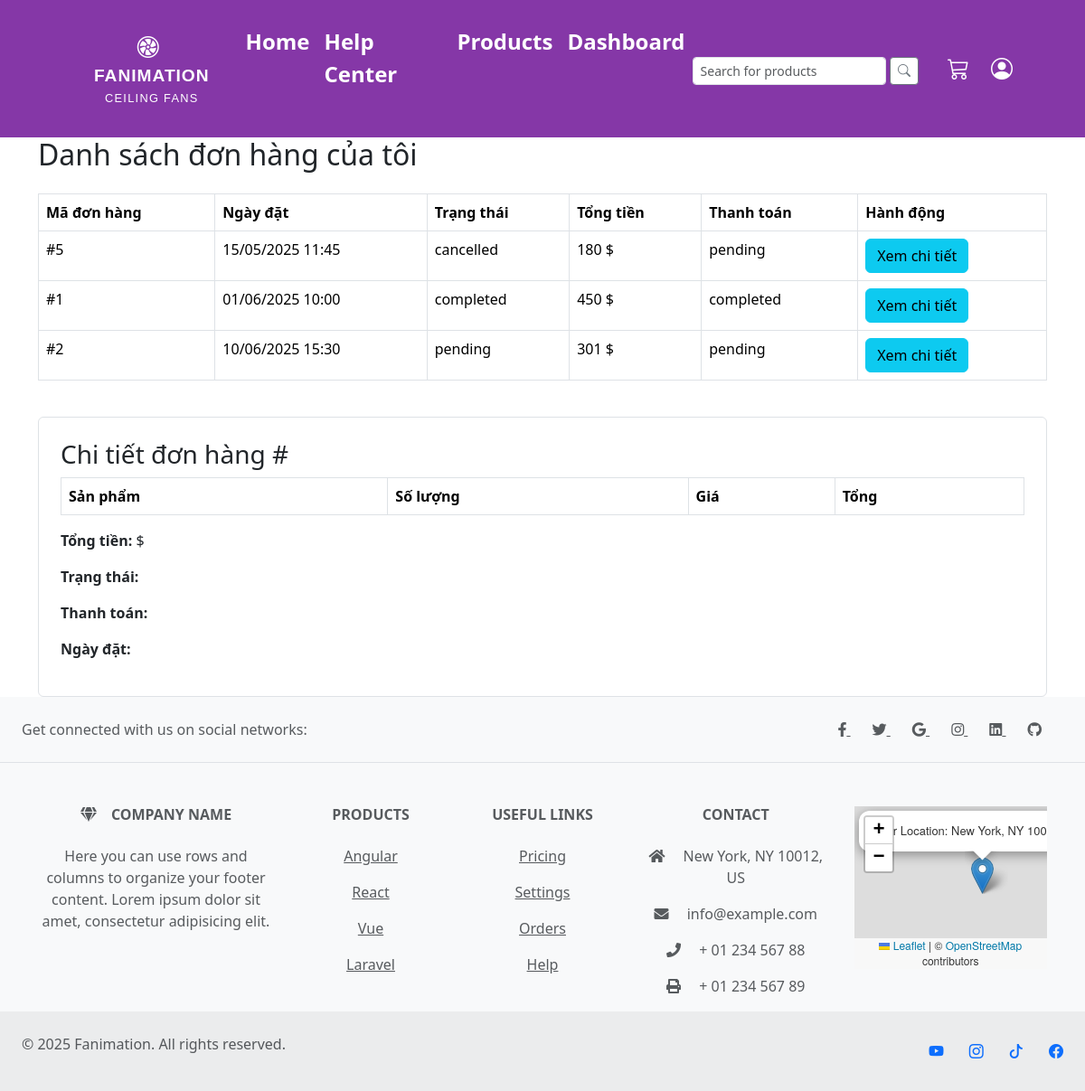
Page /pages/cart/my_order.php (signed in) on the committed database.
### tables this page shows
CREATE TABLE orders (
    id INT AUTO_INCREMENT PRIMARY KEY,
    user_id INT,
    status ENUM('pending', 'processing', 'shipped', 'completed', 'cancelled') DEFAULT 'pending',
    created_at TIMESTAMP DEFAULT CURRENT_TIMESTAMP,
    fullname VARCHAR(100) NOT NULL,
    email VARCHAR(100) NOT NULL,
    phone_number VARCHAR(20),
    address TEXT NOT NULL,
    note TEXT,
    total_money DECIMAL(10,2) NOT NULL,
    payment_status ENUM('pending', 'completed') DEFAULT 'pending',
    FOREIGN KEY (user_id) REFERENCES users(id)
)AUTO_INCREMENT = 1;

### pages/cart/my_order.php (the view, shortened to what this page needs)
<?php
$user_id = isset($_SESSION['user_id']) ? (int)$_SESSION['user_id'] : null;
$session_id = !$user_id ? session_id() : null;
$identifier = $user_id ? 'user_id' : 'session_id';
$identifier_value = $user_id ?: $session_id;
$limit = 5;
$offset = 0;
$sql = "SELECT o.id, o.created_at, o.status, o.total_money, o.payment_status
        FROM orders o
        WHERE o.$identifier = ?
        ORDER BY o.created_at ASC
        LIMIT ? OFFSET ?";
$stmt = mysqli_prepare($conn, $sql);
$param_type = $user_id ? 'iii' : 'isi';
mysqli_stmt_bind_param($stmt, $param_type, $identifier_value, $limit, $offset);
mysqli_stmt_execute($stmt);
$result = mysqli_stmt_get_result($stmt);
$orders = [];
while ($row = mysqli_fetch_assoc($result)) {
    $orders[] = $row;
}
?>
<div class="container mx-auto p-6">
    <h2 class="text-xl font-bold mb-4">Danh sách đơn hàng của tôi</h2>
    <?php if (empty($orders)): ?>
        <p class="text-gray-600">Bạn chưa có đơn hàng nào.</p>
    <?php else: ?>
        <div class="overflow-x-auto">
            <table class="table table-bordered" id="ordersTable">
                <thead>
                    <tr>
                        <th>Mã đơn hàng</th>
                        <th>Ngày đặt</th>
                        <th>Trạng thái</th>
                        <th>Tổng tiền</th>
                        <th>Thanh toán</th>
                        <th>Hành động</th>
                    </tr>
                </thead>
                <tbody id="ordersBody">
                    <?php foreach ($orders as $order): ?>
                        <tr data-order-id="<?php echo htmlspecialchars($order['id']); ?>" class="order-row">
                            <td>#<?php echo htmlspecialchars($order['id']); ?></td>
                            <td><?php echo htmlspecialchars(date('d/m/Y H:i', strtotime($order['created_at']))); ?></td>
                            <td><?php echo htmlspecialchars($order['status']); ?></td>
                            <td><?php echo number_format($order['total_money'], 0, '', '.'); ?> $</td>
                            <td><?php echo htmlspecialchars($order['payment_status']); ?></td>
                            <td><button class="btn btn-info btn-view-details" data-order-id="<?php echo htmlspecialchars($order['id']); ?>">Xem chi tiết</button></td>
                        </tr>
                    <?php endforeach; ?>
                </tbody>
            </table>
        </div>
        <div id="orderDetails" class="mt-4 p-4 border rounded bg-gray-50 hidden">
            <h3 class="text-lg font-semibold mb-2">Chi tiết đơn hàng #<span id="detailOrderId"></span></h3>
            <table class="table table-bordered w-full">
                <thead>
                    <tr>
                        <th>Sản phẩm</th>
                        <th>Số lượng</th>
                        <th>Giá</th>
                        <th>Tổng</th>
                    </tr>
                </thead>
            </table>
            <p class="mt-2"><strong>Tổng tiền:</strong> <span id="detailTotalMoney"></span> $</p>
            <p><strong>Trạng thái:</strong> <span id="detailStatus"></span></p>
            <p><strong>Thanh toán:</strong> <span id="detailPaymentStatus"></span></p>
            <p><strong>Ngày đặt:</strong> <span id="detailCreatedAt"></span></p>
        </div>
    <?php endif; ?>
</div>

### assets/css/header.css (style rules this page uses)
body { height: 90vh; }

### rows in the picture
orders: id "5", created_at "15/05/2025 11:45", status "cancelled", total_money "180", payment_status "pending"
orders: id "1", created_at "01/06/2025 10:00", status "completed", total_money "450", payment_status "completed"
orders: id "2", created_at "10/06/2025 15:30", status "pending", total_money "301", payment_status "pending"
